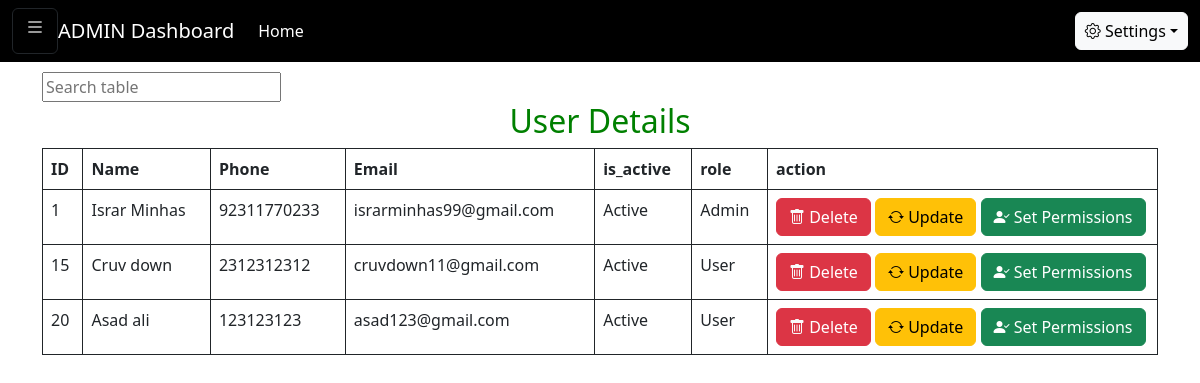
The app's page /admin/viewuser.php (signed in) with its own data.
### tables this page shows
CREATE TABLE `users` (
  `id` int(11) NOT NULL,
  `name` varchar(255) NOT NULL,
  `phone` varchar(255) NOT NULL,
  `email` varchar(255) NOT NULL,
  `password` varchar(255) NOT NULL,
  `verification_code` varchar(255) NOT NULL,
  `active` int(100) NOT NULL DEFAULT '0',
  `image` varchar(255) NOT NULL DEFAULT '123.png',
  `role` varchar(100) NOT NULL DEFAULT 'u'
);

### includes/config.php (called while the page is built, shortened)
<?php
class DbConnection{
    private $host = 'localhost';
    private $username = 'root';
    private $password = 'admin123';
    private $database = 'dblogin';
    protected $connection;
    public function __construct(){
        if (!isset($this->connection)) {
            $this->connection = new mysqli($this->host, $this->username, $this->password, $this->database);
        }
        return $this->connection;
    }
}
?>

### classes/user.php (called while the page is built, shortened)
<?php
include_once('../includes/config.php');
class User extends DbConnection{
    public function getAllUsers(){
    $user = "SELECT * FROM `users`";
    $result = $this->connection->query($user);
   return $result -> fetch_all(MYSQLI_ASSOC);
}
}
?>

### admin/viewuser.php (the view, shortened to what this page needs)
<?php
require('../classes/user.php');
$userview=new User();
$result_fetch=$userview->getAllUsers();
?>
<!DOCTYPE html>
<html lang="en">
<head>
  <link rel="stylesheet" href="http://localhost/Myproject/bootstrap-5.2.0-beta1-dist/css/bootstrap.min.css">
  <link rel="stylesheet" href="https://cdn.jsdelivr.net/npm/bootstrap-icons@1.5.0/font/bootstrap-icons.css">
</head>
<body>
  <header>
    <?php
        if (isset($_SESSION['logged_in'])
         && $_SESSION['logged_in']=='u'
        ) {
            header("location:../index.php");
        }elseif(isset($_SESSION['logged_in'])
        && $_SESSION['logged_in'] == 'a'){
            include("../includes/adminnav.php");
        }  else {
             header("location:../index.php");
         }
         ?>
  </header>
  <div class="container" >
    <input style="margin-top:10px;" type="text" id="myInput" onkeyup="mySearch()" placeholder="Search table"
      title="Type">
    <h2 style="color:green; text-align:center;">User Details</h2>
    <table class="table table-bordered border border-dark" id="myTable" >
      <thead>
        <tr>
          <th scope="col" onclick="sortTable(0)"><i class="abc"></i> ID</th>
          <th scope="col" onclick="sortTable(1)"><i class="abc"></i>Name</th>
          <th scope="col" onclick="sortTable(2)"><i class="abc"></i>Phone</th>
          <th scope="col" onclick="sortTable(3)"><i class="abc"></i>Email</th>
          <th scope="col">is_active</th>
          <th scope="col">role</th>
          <th scope="col" style="width: 390px;">action</th>
        </tr>
      </thead>
      <tbody>
        <?php foreach($result_fetch as $value){
 ?>
        <tr>
          <td><?= $value['id']; ?></td>
          <td><?= $value['name']; ?></td>
          <td><?= $value['phone']; ?></td>
          <td><?= $value['email']; ?></td>
          <td><?php if($value['active']=='1'){echo "Active";}else { echo "Inactive";} ?></td>
          <td><?php if($value['role']=='a'){echo "Admin";}else { echo "User";} ?></td>
          <td> <button type="button" onClick="onDelete(<?php echo $value['id']?>)"
    class="delete btn btn-danger" data-bs-toggle="modal" data-bs-target="#deleteModal">
              <i class="bi bi-trash text-light"></i> Delete</button>
            <button type="button" onClick="onEdit(<?php echo $value['id']?>)"
              class="edit btn btn-warning" data-bs-toggle="modal" data-bs-target="#editModal">
              <i class="bi bi-arrow-repeat"></i> Update</button>
              <button type="button" onClick="onSetPerm(<?php echo $value['id']?>)"
              class="permission btn btn-success" data-bs-toggle="modal" data-bs-target="#permissionModal">
              <i class="bi bi-person-check-fill"></i> Set Permissions</button></td>
        </tr>
        <?php }?>
      </tbody>
    </table>
  </div>
</body>
</html>

### records on screen
users: id "1", name "Israr Minhas", phone "92311770233", email "israrminhas99@gmail.com", active "Active", role "Admin"
users: id "15", name "Cruv down", phone "2312312312", email "cruvdown11@gmail.com", active "Active", role "User"
users: id "20", name "Asad ali", phone "123123123", email "asad123@gmail.com", active "Active", role "User"
